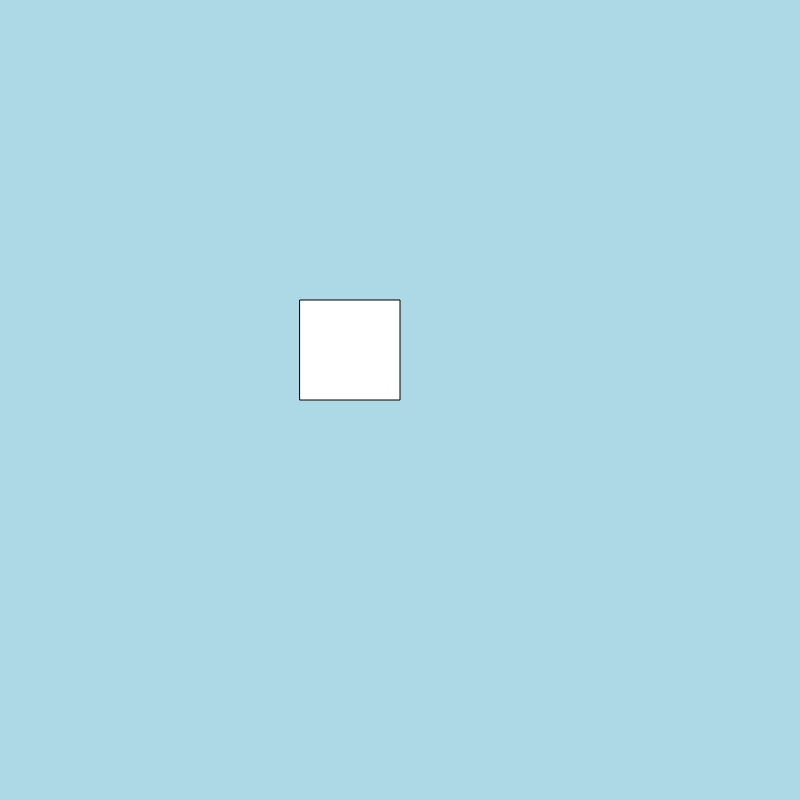
Frame 1 (no input)
Frame 60 (no input): identical to frame 1, image omitted
Frame 120 (the mouse pressed at the canvas centre since frame 60): identical to frame 1, image omitted

The p5.js sketch that drew this single still picture (run headless with seeded random() and noise() and a simulated clock; from frame 60 on, the mouse is pressed at the canvas centre):

// p5.js sketch
// ── sketch.js
function setup() {
  createCanvas(800, 800);
}

function draw() {
  background("lightblue");
  rect(300,300,100,100)
 }
